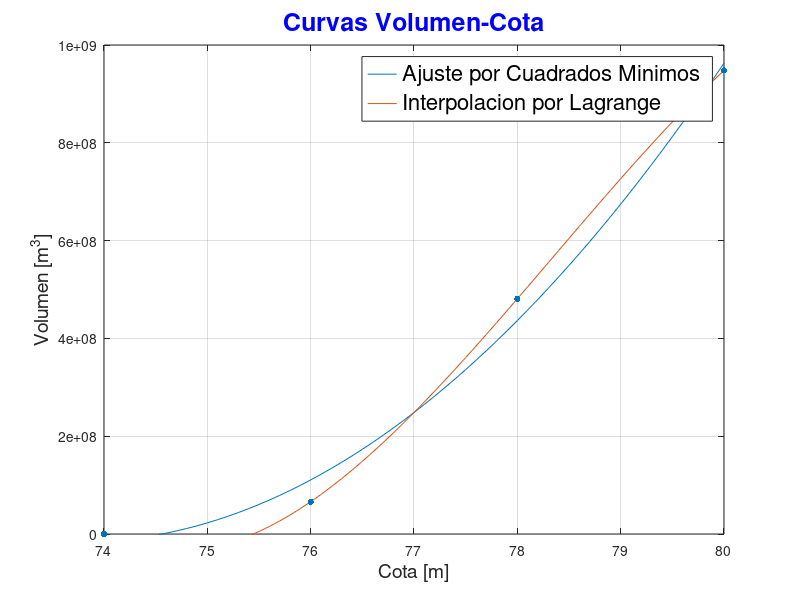

Write the MATLAB code that produced this figure. (Note: this script raises an error after producing the figure.)
#Todos los valores estan expresados en [m], [dia] y [g]

Kbd0 = 0.1;   #[1/dia]
Ka = 0.01;    #[1/dia]
KO = 1.4;     #[g^2/m^6] #valor correspondiente a KO2^2
DBOe = 20;    #[g/m^3]
ODe = 2;      #[g/m^3]
ODs = 9;      #[g/m^3]

f = 86400;    #factor de conversion de m^3/s a m^3/dia
Q_e = [];     #[m^3/dia]
for i = 1:365
  if i<=31
    Q_e(i) = 6;
  elseif 31<i && i<=59
    Q_e(i) = 9;
  elseif 59<i && i<=90
    Q_e(i) = 12;
  elseif 90<i && i<=120
    Q_e(i) = 15;
  elseif 120<i && i<=151
    Q_e(i) = 19;
  elseif 151<i && i<=181
    Q_e(i) = 25;
  elseif 181<i && i<=212
    Q_e(i) = 25;
  elseif 212<i && i<=243
    Q_e(i) = 18;
  elseif 243<i && i<=273
    Q_e(i) = 14;
  elseif 273<i && i<=304
    Q_e(i) = 10;
  elseif 304<i && i<=334
    Q_e(i) = 7;
  else
    Q_e(i) = 6;
    endif
endfor
Q_e = f* Q_e

Q_s = [];
for i = 1:365
  if i<=31
    Q_s(i) = 0;
  elseif 31<i && i<=59
    Q_s(i) = 0;
  elseif 59<i && i<=90
    Q_s(i) = 12;
  elseif 90<i && i<=120
    Q_s(i) = 15;
  elseif 120<i && i<=151
    Q_s(i) = 19;
  elseif 151<i && i<=181
    Q_s(i) = 44;
  elseif 181<i && i<=212
    Q_s(i) = 34;
  elseif 212<i && i<=243
    Q_s(i) = 18;
  elseif 243<i && i<=273
    Q_s(i) = 14;
  elseif 273<i && i<=304
    Q_s(i) = 10;
  elseif 304<i && i<=334
    Q_s(i) = 0;
  else
    Q_s(i) = 0;
    endif
endfor
Q_s = f* Q_s;

#EJERCICIO B

volumen = [0; 66; 481; 948]; #volumen en Hm^3
c = 1000000; #conversor de Hm^3 a m^3
Volumen = c * volumen;#volumen en m^3
Cota = [74; 76; 78; 80]; #cotas en m

#Interpolacion por Lagrange

produ_denominadores_delta  = [];
for i = 1:4
    denominadores_delta = [];
    k = 0;
    for j = 1:4
            if j != i
                    k = k+1;
                      denominadores_delta(k) = (Cota(i) - Cota(j));
            endif
    endfor
    produ_denominadores_delta(i) = prod(denominadores_delta(1,:));
endfor

function L = l(x, Cota,produ_denominadores_delta, Volumen)  #polinomio interpolante
    delta0 = (x-Cota(2)).*(x-Cota(3)).*(x-Cota(4))/produ_denominadores_delta(1);
    delta1 = (x-Cota(1)).*(x-Cota(3)).*(x-Cota(4))/produ_denominadores_delta(2);
    delta2 = (x-Cota(1)).*(x-Cota(2)).*(x-Cota(4))/produ_denominadores_delta(3);
    delta3 = (x-Cota(1)).*(x-Cota(2)).*(x-Cota(3))/produ_denominadores_delta(4);
    L = delta0.*Volumen(1) + delta1.*Volumen(2) + delta2.*Volumen(3) + delta3.*Volumen(4);
endfunction

#Ajuste cuadratico

fi0 = [1; 1; 1; 1];
fi1 = [74; 76; 78; 80];
fi2 = [74^2; 76^2; 78^2; 80^2];

A = [fi0'*fi0 fi1'*fi0 fi2'*fi0; fi0'*fi1 fi1'*fi1 fi2'*fi1; fi0'*fi2 fi1'*fi2 fi2'*fi2]; #matriz de sist. de ecuaciones normales
b = [Volumen'*fi0; Volumen'*fi1; Volumen'*fi2]; #vector independiente del sist. de ecuaciones normales

c = inv(A)*b; #vector de coeficientes de la funcion de ajuste

function ajuste = a(x,c)
    ajuste = c(1) + c(2).*x + c(3).*x.^2;
endfunction

#Ploteo de las curvas
x = 74:0.1:80;
plot(x,a(x,c))
hold on;
plot(x,l(x, Cota,produ_denominadores_delta, Volumen))
hold on;
scatter(Cota, Volumen,20, 'filled')
hold off;
le = legend('Ajuste por Cuadrados Minimos', 'Interpolacion por Lagrange')
set(le,'fontsize', 16)
xlabel('Cota [m]','fontsize',14)
ylabel('Volumen [m^3]','fontsize',14)
title('Curvas Volumen-Cota','fontsize',18,'color','blue')
grid
xlim([74 80])
ylim([0 1000000000])

#EJERCICIO C

cota0 = 77 + 9/10;
volumen0 = a(cota0,c);

t = [1:365];
x0 = [volumen0,0,0];     % Vector de valores iniciales de variables dependientes           
Ka = 0.01;       % coeficiente de reaireacion
ODs = 9;         % concentracion de oxigeno de saturacion
Kbdo = 0.1;      % coeficiente de biodegradación máximo
Ko2 = 1.4;       % constante de semisaturacion del oxígeno elevada al cuadrado
ODe = 2;
DBOe = 20;

fV = Q_e(i) - Q_s(i);
fOD = (((Q_e(i)*ODe - Q_s(i)*OD)/V) + (Ka*(ODs - OD)) - (Kbdo*((OD^2)/((OD^2)+(Ko2))))*DBO);
fBDO = (((Q_e(i)*DBOe - Q_s(i)*DBO)/V) - (Kbdo*((OD^2)/((OD^2)+(Ko2))))*DBO);


function [Volumen,OD,DBO] = Euler(Q_e,Q_s,Ka,ODs,Kbdo,Ko2,ODe,DBOe,Vo,ODo,DBOo,h,t)
  Volumen = [];
  OD = [];
  DBO = [];
  Volumen(1) = Vo;
  OD(1) = ODo;
  DBO(1) = DBOo;
  i = 1;
  tiempo = 0;
  while tiempo < t
    fV(i)= Q_e(i) - Q_s(i);
    fOD(i) = (((Q_e(i)*ODe - Q_s(i)*OD(i))/Volumen(i)) + (Ka*(ODs - OD(i))) - (Kbdo*((OD(i)^2)/((OD(i)^2)+(Ko2))))*DBO(i));
    fDBO(i) = (((Q_e(i)*DBOe - Q_s(i)*DBO(i))/Volumen(i)) - (Kbdo*((OD(i)^2)/((OD(i)^2)+(Ko2))))*DBO(i));
    V = Volumen(i) + h*fV(i);
    od = OD(i) + h*fOD(i);
    dbo = DBO(i) + h*fDBO(i);
    Volumen(i+1) = V;
    OD(i+1) = od;
    DBO(i+1) = dbo;
    i = i+1;
    tiempo = tiempo + h
  endwhile
endfunction

[Volumen1, OD1, DBO1] = Euler(Q_e,Q_s,Ka,ODs,Kbdo,Ko2,ODe,DBOe,x0(1),x0(2),x0(3),1,365);

t= 0:1:365;
plot(t,OD1);
hold on;
plot(t,DBO1);
xlabel('Tiempo [dias]','fontsize',14);
ylabel('Concentacion [g/m^3]','fontsize',14);
legend('OD', 'DBO');
title('Concentraciones en funcion del tiempo','fontsize',18,'color','blue')
grid

t= 0:1:365;
plot(t,Volumen1);
xlabel('Tiempo [dias]','fontsize',14);
ylabel('Volumen [m^3/dia] ','fontsize',14);
title('Volumen en funcion del tiempo','fontsize',18,'color','blue')
grid
